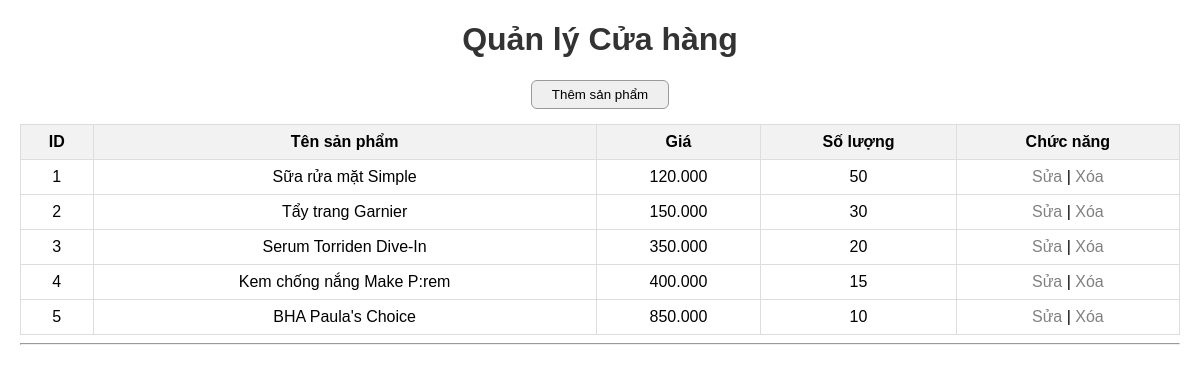
/product_list.php, run on the app's committed database.
### tables this page shows
CREATE TABLE IF NOT EXISTS `products` (
  `id` int(11) NOT NULL AUTO_INCREMENT,
  `name` varchar(100) NOT NULL,
  `price` decimal(10,2) NOT NULL,
  `quantity` int(11) NOT NULL,
  PRIMARY KEY (`id`)
);

### model/product.php (called while the page is built, shortened)
<?php
require_once 'common/dbConnect.php';
function getAllProducts() {
    global $conn;
    $sql = mysqli_query($conn, "SELECT * FROM products ORDER BY id");
    $products = [];
    if ($sql) {
        foreach ($sql as $row) {
            $products[] = $row;
        }
    }
    return $products;
}
?>

### product_list.php (the view)
<?php
require_once 'model/product.php';
$products = getAllProducts();
include 'view/header.php';
?>
<a href="product_add.php" style="display: block; text-align: center; margin-bottom: 15px;"><button>Thêm sản phẩm</button></a>
<table border="1" cellpadding="8" cellspacing="0" style="margin-top: 15px; width: 100%; text-align: center;">
    <tr>
        <th>ID</th>
        <th>Tên sản phẩm</th>
        <th>Giá</th>
        <th>Số lượng</th>
        <th>Chức năng</th>
    </tr>
    <?php foreach ($products as $p): ?>
    <tr>
        <td><?= $p['id'] ?></td>
        <td><?= $p['name'] ?></td>
        <td><?= number_format($p['price'], 0, ',', '.') ?></td>
        <td><?= $p['quantity'] ?></td>
        <td>
            <a href="product_edit.php?id=<?= $p['id'] ?>">Sửa</a> |
            <a href="product_delete.php?id=<?= $p['id'] ?>" onclick="return confirm('Bạn có chắc chắn xóa?');">Xóa</a>
        </td>
    </tr>
    <?php endforeach; ?>
</table>
<?php include 'view/footer.php'; ?>

### view/header.php (shortened to what this page needs)
<!DOCTYPE html>
<html>
<head>
</head>
<body>
    <h1 style="text-align: center;">Quản lý Cửa hàng</h1>

### view/footer.php
<hr>
</body>
</html>

### view/header.php (style rules this page uses)
body { font-family: Arial, sans-serif; margin: 20px; }
h1 { color: #333; }
table { border-collapse: collapse; width: 100%; }
th, td { border: 1px solid #ddd; padding: 8px; }
th { background-color: #f2f2f2; }
a { text-decoration: none; color: gray; }
button { padding: 6px 20px; border: 1px solid #999; border-radius: 6px; cursor: pointer; }

### data on the page
products: id "1", name "Sữa rửa mặt Simple", price "120.000", quantity "50"
products: id "2", name "Tẩy trang Garnier", price "150.000", quantity "30"
products: id "3", name "Serum Torriden Dive-In", price "350.000", quantity "20"
products: id "4", name "Kem chống nắng Make P:rem", price "400.000", quantity "15"
products: id "5", name "BHA Paula's Choice", price "850.000", quantity "10"
